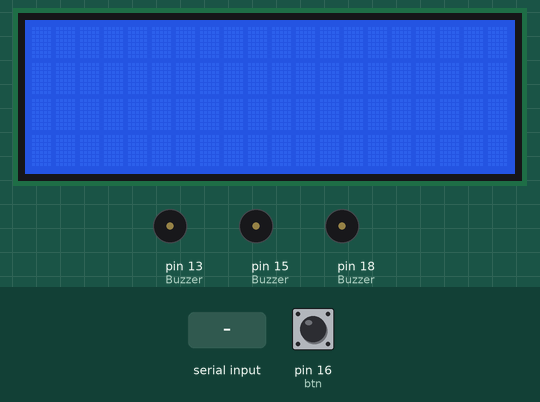
Simulated run of this program. Board: Raspberry Pi (header pin numbers). On the bench: 20×4 character LCD, buzzer (waves = sounding, pin HIGH). The test bench sets the inputs (shaded band); at power-on: pin 16 (btn) LOW. The clock reads 2024-03-15 10:24:30 at power-on unless the program sets it; what the program prints to the terminal is not drawn.

Above: at 1.2 s.
1.3 s: pin 16 (btn) pulled HIGH for 0.15 s
At 1.8 s:
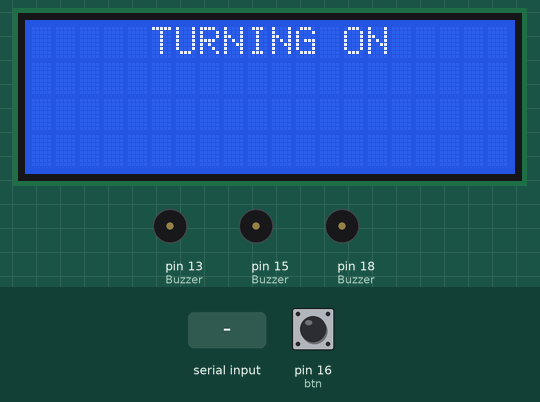
2.0 s: "module X\n" received over the second serial link
At 3.6 s:
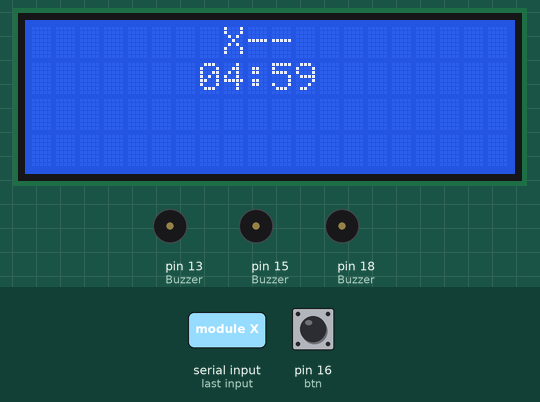
4.3 s: pin 16 (btn) pulled HIGH for 1 s
At 5.0 s:
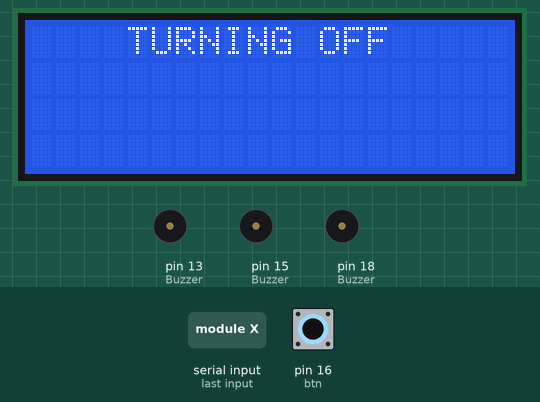
6.9 s: "module X\n" received over the second serial link
At 8.2 s:
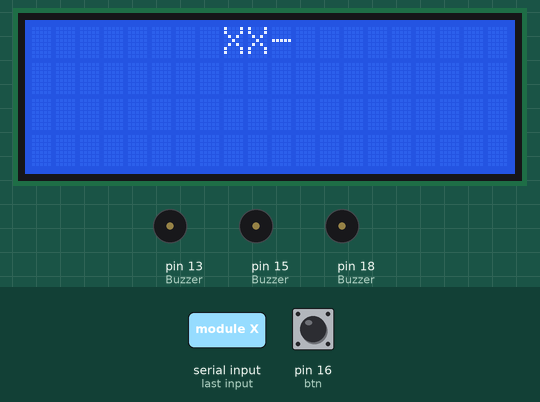
8.5 s: pin 16 (btn) pulled HIGH for 0.15 s
At 9.96 s:
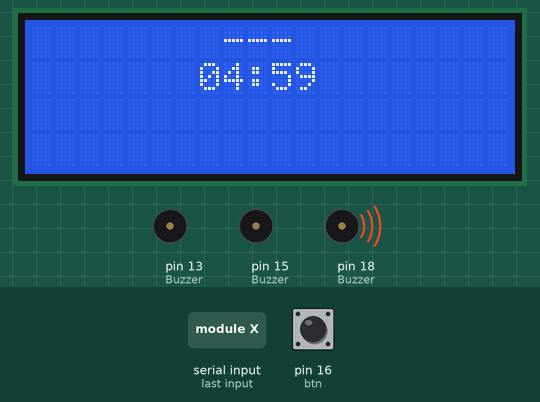
Timing chart, 0 to 13.2 s (numbered marks = the images above; inputs shaded):
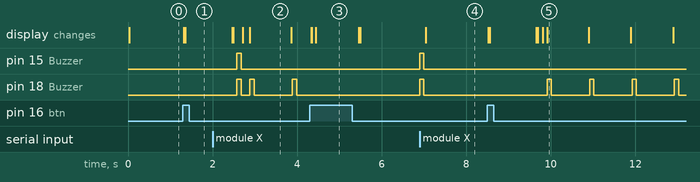

The program:

timer.py
```python
import ktanelib as ktane
import asyncio
import random
import time

core = ktane.Module(0)
lcd = ktane.LCD(0x27)
btn = ktane.Button(16, "down")
bzrLow = ktane.Buzzer(18)
bzrMid = ktane.Buzzer(13)
bzrHgh = ktane.Buzzer(15)

core.new_time = core.default_time
core.on = False

@core.task
async def test():
    pass

@core.event
async def on_ready():
    print("loop on")
    core.init(btn)

@core.event
async def on_timer_update(current_time):
    if not core.on:
        return

    calc_time = current_time[0] + (current_time[1] * 60) + (current_time[2] * 3600)
    core.new_time = core.default_time - calc_time
    sec_time = core.new_time
    hr_time, sec_time = divmod(sec_time, 3600)
    min_time, sec_time = divmod(sec_time, 60)

    if sec_time <= 9:
        sec_time = f"0{sec_time}"
    if min_time <= 9:
        min_time = f"0{min_time}"
    cock = hr_time
    if hr_time <= 9:
        hr_time = f"0{hr_time}"

    pass_time = f"{min_time}:{sec_time}"
    if cock >= 1:
        pass_time = f"{hr_time}:{min_time}:{sec_time}"

    if core._x == 3:
        await die()
        return

    text = ""
    for i in range(core._x):
        text += "X"
    rangeNum = 3 - core._x
    for i in range(rangeNum):
        text += "-"

    lcd.text(text, 1, align="center")
    lcd.text(pass_time, 2, align="center")

    clc_time = core.default_time - calc_time

    await core.send(f"{clc_time}\n")

    if clc_time > 180:
        await bzrLow.buzz(1, 0.1)
    elif clc_time == 180:
        await level_up(1)
    elif clc_time > 120 and clc_time < 180:
        await bzrLow.buzz(1, 0.1)
    elif clc_time == 120:
        await level_up(1)
    elif clc_time > 60 and clc_time < 120:
        await bzrMid.buzz(1, 0.1)
    elif clc_time == 60:
        await level_up(2)
    elif clc_time > 30 and clc_time < 60:
        await bzrMid.buzz(1, 0.1)
    elif clc_time == 30:
        await level_up(3)
    elif clc_time > 0 and clc_time < 30:
        await bzrHgh.buzz(1, 0.1)
    elif clc_time == 0:
        await die()
        return


@core.event
async def on_message_recieved(msg):
    if msg == "module X":
        print("WRONG!")
        core._x += 1
        await bzrHgh.buzz(1)
        await bzrLow.buzz(1)
        await asyncio.sleep(0.1)
        await bzrHgh.buzz(0)
        await bzrLow.buzz(0)
    if msg == "module Y":
        print("CORRECT!")
    if msg in ("module X", "module Y"):
        text = ""
        for i in range(core._x):
            text += "X"
        rangeNum = 3 - core._x
        for i in range(rangeNum):
            text += "-"
        lcd.text(text, 1, align="center")


@core.event
async def on_button_pressed(button):
    thing = not core.on

    if thing:
        await turnOn()

    if not thing:
        await turnOff()


async def turnOff():
    lcd.text("TURNING OFF", 1, align="center")
    lcd.text("", 2, align="center")
    await asyncio.sleep(1)
    core.on = False
    print(core.on)
    lcd.text("", 1)
    lcd.text("", 2)


async def turnOn():
    core._sec = 0
    core._min = 0
    core._hour = 0
    core._day = 0
    core._old_sec = 0
    core._x = 0
    lcd.text("TURNING ON", 1, align="center")
    lcd.text("", 2, align="center")
    await asyncio.sleep(1)
    core.on = True
    print(core.on)
    lcd.text("", 1)
    lcd.text("", 2)


async def die():
    await bzrHgh.buzz(1)
    await bzrMid.buzz(1)
    await bzrLow.buzz(1)
    await asyncio.sleep(1)
    await bzrHgh.buzz(0)
    await bzrMid.buzz(0)
    await bzrLow.buzz(0)
    lcd.text("",1)
    lcd.text("",2)
    await asyncio.sleep(1)
    await turnOff()
    return


async def level_up(num):
    ecc = {
           1:0.1,
           2:0.09,
           3:0.08
          }
    for i in range(3):
        await bzrLow.buzz(1, 0.1)
        await asyncio.sleep(ecc[num])

core.run()
```

ktanelib.py
```python
from RPi import GPIO as GPIO
from smbus import SMBus
import asyncio
import serial
import time

SEND_UART = serial.Serial("/dev/serial0", 9600)
RECIEVE_UART = serial.Serial("/dev/serial0", 9600, timeout=1)
FUNCS = [
    "on_ready",
    "on_timer_update",
    "on_button_pressed",
    "on_button_unpressed",
    "on_message_recieved"]
TIME_INCS = [
    "sec",
    "min",
    "hour",
    "day"]
ALIGN_FUNC = {
    'left': 'ljust',
    'right': 'rjust',
    'center': 'center'}
CLEAR_DISPLAY = 0x01
ENABLE_BIT = 0b00000100
LINES = {
    1: 0x80,
    2: 0xC0,
    3: 0x94,
    4: 0xD4}

GPIO.setmode(GPIO.BOARD)

class Module(object):

    def __init__(self, name, *args):
        for func in FUNCS:
            exec(f"self._{func} = self._empty")

        self.__tasks = [self._empty]
        self.__name = name
        self._buttons = []
        self.default_time = 300

        for inc in TIME_INCS:
            exec(f"self._{inc} = 0")

    #Empty method
    async def _empty(self, *args, **kwargs):
        pass

    #@EVENT decorator
    def event(self, func):
        name = func.__name__
        if name in FUNCS:
            exec(f"self._{name} = func")

    #@TASK decorator
    def task(self, func):
        r = self.__tasks+[func]
        self.__tasks = [func] if self._empty in self.__tasks else r

    #Register certain parts (e.g. Buttons) that can trigger certain events
    #(e.g. on_button_pressed())
    def init(self, item):
        if isinstance(item, Button):
            self._buttons = self._buttons+[[item, False]]

    #Send UART
    async def send(self, txt: str):
        SEND_UART.write(bytes(f"{self.__name} {txt}\n", encoding="utf8"))

    #Main loop
    async def __loop(self):
        await self._on_ready()
        self._old_sec = 0
        old_time = time.time()
        while True:
            #events
            #on_timer_update()
            if bool(self._old_sec):
                self._old_sec = 0
                await self._on_timer_update((self._sec, self._min, self._hour, self._day))

            #on_button_pressed() /// on_button_unpressed()
            for btn in self._buttons:
                btn_button = btn[0]
                btn_state = btn[1]
                if btn_button.input() and not btn_state:
                    btn[1] = True
                    await self._on_button_pressed(btn_button)
                elif not btn_button.input() and btn_state:
                    await asyncio.sleep(0.05)
                    if not btn_button.input() and btn_state:
                        btn[1] = False
                        await self._on_button_unpressed(btn_button)

            #on_message_recieved()
            if RECIEVE_UART.in_waiting > 0:
                message = RECIEVE_UART.readline().decode("utf-8").rstrip()
                await self._on_message_recieved(message)

            #tasks
            for task in self.__tasks:
                await task()

            #timer
            current_time = time.time()
            calc_time = current_time - old_time
            if calc_time >= 1:
                old_time = current_time
                self._sec += 1
                self._old_sec = 1
                if self._sec == 60:
                    self._sec = 0
                    self._min += 1
                    if self._min == 60:
                        self._min = 0
                        self._hour += 1
                        if self._hour == 60:
                            self._hour = 0
                            self._day += 1

    def __loop_exception(self, loop, ctx):
        loop.default_exception_handler(ctx)
        exception = ctx.get('exception')
        if isinstance(exception, KeyboardInterrupt):
            print("\n\nFINISHING...\n\n")
            loop.stop()

    def run(self):
        loop = asyncio.get_event_loop()
        loop.set_exception_handler(self.__loop_exception)
        loop.create_task(self.__loop())
        loop.run_forever()


class LCD(object):

    def __init__(self, address=0x27, bus=1, width=20, rows=4):
        self.address = address
        self.bus = SMBus(bus)
        self.delay = 0.0005
        self.rows = rows
        self.width = width

        self.write(0x33)
        self.write(0x32)
        self.write(0x06)
        self.write(0x0C)
        self.write(0x28)
        self.write(CLEAR_DISPLAY)
        time.sleep(self.delay)

    def _write_byte(self, byte):
        self.bus.write_byte(self.address, byte)
        self.bus.write_byte(self.address, (byte | ENABLE_BIT))
        time.sleep(self.delay)
        self.bus.write_byte(self.address,(byte & ~ENABLE_BIT))
        time.sleep(self.delay)

    def write(self, byte, mode=0):
        self._write_byte(mode | (byte & 0xF0) | 0x08)
        self._write_byte(mode | ((byte << 4) & 0xF0) | 0x08)

    def text(self, text, line, align='left'):
        self.write(LINES.get(line, LINES[1]))
        text, other_lines = self.get_text_line(text)
        text = getattr(text, ALIGN_FUNC.get(align, 'ljust'))(self.width)
        for char in text:
            self.write(ord(char), mode=1)
        if other_lines and line <= self.rows - 1:
            self.text(other_lines, line + 1, align=align)

    def get_text_line(self, text):
        line_break = self.width
        if len(text) > self.width:
            line_break = text[:self.width + 1].rfind(' ')
        if line_break < 0:
            line_break = self.width
        return text[:line_break], text[line_break:].strip()

    def clear(self):
        self.write(CLEAR_DISPLAY)


class Button(object):

    def __init__(self, pin, pud="DEFAULT"):
        self.pin = pin
        self._pud = pud
        if self._pud == "DEFAULT":
            self._pud = GPIO.PUD_DOWN
        if self._pud is None:
            GPIO.setup(self.pin, GPIO.IN)
        elif self._pud in ("up", GPIO.PUD_UP, 1):
            GPIO.setup(self.pin, GPIO.IN, pull_up_down=GPIO.PUD_UP)
        elif self._pud in ("down", GPIO.PUD_DOWN, 0):
            GPIO.setup(self.pin, GPIO.IN, pull_up_down=GPIO.PUD_DOWN)
        else:
            raise ValueError("'pud' must be either 'up' or 'down'")

    #Button state GETTER
    def input(self):
        return GPIO.input(self.pin)


class LED(object):

    def __init__(self, pin, type="single"):
        self.type = type
        if self.type == "single":
            self.pin = pin
            GPIO.setup(self.pin, GPIO.OUT)
        elif self.type == "rgb":
            self.pinr = pin[0]
            self.ping = pin[1]
            self.pinb = pin[2]
            GPIO.setup(self.pinr, GPIO.OUT)
            GPIO.setup(self.ping, GPIO.OUT)
            GPIO.setup(self.pinb, GPIO.OUT)
        else:
            raise ValueError("'type' must be either 'single' or 'rgb'")

    def state(self, power=None):
        if power == None:
            if self.type == "single":
                return GPIO.input(self.pin)
            elif self.type == "rgb":
                rin = GPIO.input(self.pinr)
                gin = GPIO.input(self.ping)
                bin = GPIO.input(self.pinb)
                return (rin, gin, bin)
        elif self.type == "single":
            if power in (1, GPIO.HIGH, True, 0, GPIO.LOW, False):
                GPIO.output(self.pin, power)
            else:
                raise ValueError("'power' must be either 'GPIO.HIGH' or 'GPIO.LOW'")
        elif self.type == "rgb":
            thing = ["r", "g", "b"]
            for i in range(0,3):
                if power[i] in (0, 1, False, True, GPIO.LOW, GPIO.HIGH):
                    exec(f"GPIO.output(self.pin{thing[i]}, power[i])")
                else:
                    raise ValueError(f"'power' value '{i}' must be either 'GPIO.HIGH' or 'GPIO.LOW'")


class Buzzer(object):

    def __init__(self, pin):
        self.pin = pin
        self.__async_state = False
        self.__async_time = None
        GPIO.setup(self.pin, GPIO.OUT, initial=GPIO.LOW)

    async def buzz(self, state, time=None):
        if state in ("on", 1, True, GPIO.HIGH):
            state = True
        elif state in ("off", 0, False, GPIO.LOW):
            state = False
        self.__async_state = state
        self.__async_time = time
        loop = asyncio.get_event_loop()
        await self.__buzz()

    async def __buzz(self):
        GPIO.output(self.pin, self.__async_state)
        if self.__async_time is not None:
            await asyncio.sleep(self.__async_time)
            GPIO.output(self.pin, not self.__async_state)


class IO(object):

	def __init__(self, pin, io, arg1=None):
		if io in ("in", 0):
			io = GPIO.IN
		elif io in ("out", 1):
			io = GPIO.OUT
		if arg1 in ("down", 0):
			arg1 = GPIO.PUD_DOWN
		elif arg1 in ("up", 1):
			arg1 = GPIO.PUD_UP

		self.io = io
		self.pin = pin

		if arg1 == None:
			GPIO.setup(self.pin, self.io)
		elif arg1 in (GPIO.PUD_DOWN, GPIO.PUD_UP):
			self.pud = arg1
			GPIO.setup(self.pin, self.io, pull_up_down=self.pud)

	def type(self, io=None):
		if io == None:
			return self.io
		elif io in (GPIO.IN, GPIO.OUT):
			GPIO.setup(self.pin, io)
			self.io = io

	def state(self, state=None):
		if state == None:
			return GPIO.input(self.pin)
		elif state in (1, True, GPIO.HIGH, 0, False, GPIO.LOW):
			GPIO.output(self.pin, state)
```

Measured:
- after the input at 1.3 s, the display: first changes at once (image 1 shows a later state)
- after the input at 2.0 s, pin 15 (Buzzer): LOW → HIGH after 0.58 s, → LOW 0.10 s later
- after the input at 4.3 s, pin 18 (Buzzer): stops changing and stays LOW; the display: first changes at once (image 3 shows a later state)
- after the input at 6.9 s, pin 15 (Buzzer), pin 18 (Buzzer): LOW → HIGH at once, → LOW 0.10 s later; the display: changes after 0.14 s (image 4)
- after the input at 8.5 s, pin 18 (Buzzer): alternates HIGH for 0.10 s and LOW for 0.90 s, starting after 1.4 s; the display: first changes at once (image 5 shows a later state)
